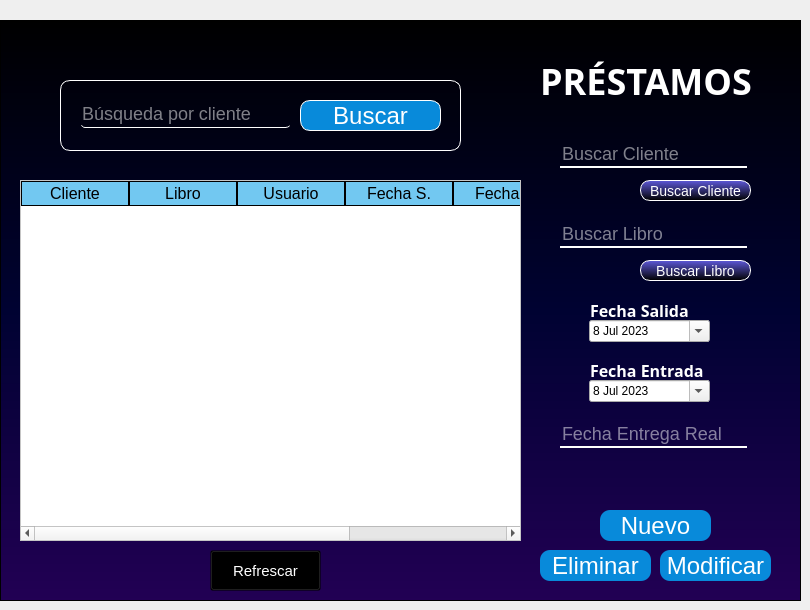
    <widget class="QWidget" name="Prestamos">
     <widget class="QFrame" name="frame_14">
      <property name="enabled">
       <bool>true</bool>
      </property>
      <property name="geometry">
       <rect>
        <x>0</x>
        <y>20</y>
        <width>801</width>
        <height>581</height>
       </rect>
      </property>
      <property name="styleSheet">
       <string notr="true">
#frame_14
{
background-color: qlineargradient(spread:pad, x1:0, y1:0, x2:0, y2:1, stop:0 #000000, stop:0.5 #000232, stop:1 #220054);
}

QLabel{
font-family: Aharoni;
font-weight: bold;
color: white;
font-size: 36px;
background: transparent;
}

#label_21,  #label_22{
font-family: Aharoni;
color: white;
font-size: 16px;
}


#BuscarP{
background-color: #088ADA;
font-family: Tahoma;
color: white;
font-size: 24px;
border-radius: 10px;
}

#EliminarP{
background-color: #088ADA;
font-family: Tahoma;
color: white;
font-size: 24px;
border-radius: 10px;
}

#NuevoP{
background-color: #088ADA;
font-family: Tahoma;
color: white;
font-size: 24px;
border-radius: 10px;
}

#ModificarP{
background-color: #088ADA;
font-family: Tahoma;
color: white;
font-size: 24px;
border-radius: 10px;
}

QLineEdit{
background: transparent;
border: none; 
border-bottom: 2px solid white;
color: white;
font-family: Tahoma;
font-size: 18px;
}

#Busca_cliente_prestamo{
background-color:  qlineargradient(spread:pad, x1:0, y1:0, x2:0, y2:1, stop:0 #5D58D7, stop:1 #000000);
font-family: Tahoma;
color: white;
font-size: 14px;
border-radius: 10px;
border: 1px solid white;
}

#Busca_cliente_prestamo:pressed{
 background: white;
border-radius: 10px;
color: black;
border: 1px solid purple;
}

#Busca_libro_prestamo {
background-color:  qlineargradient(spread:pad, x1:0, y1:0, x2:0, y2:1, stop:0 #5D58D7, stop:1 #000000);
font-family: Tahoma;
color: white;
font-size: 14px;
border-radius: 10px;
border: 1px solid white;
}

#Busca_libro_prestamo:pressed{
 background: white;
border-radius: 10px;
color: black;
border: 1px solid purple;
}

#Busca_usuario_prestamo {
background-color:  qlineargradient(spread:pad, x1:0, y1:0, x2:0, y2:1, stop:0 #5D58D7, stop:1 #000000);
font-family: Tahoma;
color: white;
font-size: 14px;
border-radius: 10px;
border: 1px solid white;
}

#Busca_usuario_prestamo:pressed{
 background: white;
border-radius: 10px;
color: black;
border: 1px solid purple;
}

QTableWidget{
background-color: rgb(255, 255, 255);
	color: rgb(0, 0, 0);
gridline-color: #72c8f1;
font-size:12pt;

}

QHeaderView::section{
background-color: #72c8f1;
border: 1px solid black;
font-size:12pt;
}

QTableWidget QTableCornerButton::section{
background-color: rgb(0, 0, 0);
border: 1px solid  #72c8f1;
}

QPushButton{
background: transparent;
color: rgb(255, 255, 255);
font-family: Tahoma;
font-size: 15px;
 }

QPushButton:pressed {
 background: white;
border-radius: 10px;
color: black;
border: 1px solid purple;
}




</string>
      </property>
      <property name="frameShape">
       <enum>QFrame::StyledPanel</enum>
      </property>
      <property name="frameShadow">
       <enum>QFrame::Raised</enum>
      </property>
      <widget class="QFrame" name="frame_16">
       <property name="geometry">
        <rect>
         <x>60</x>
         <y>60</y>
         <width>401</width>
         <height>71</height>
        </rect>
       </property>
       <property name="styleSheet">
        <string notr="true">border-radius: 10px;
border: 1px solid white ;</string>
       </property>
       <property name="frameShape">
        <enum>QFrame::StyledPanel</enum>
       </property>
       <property name="frameShadow">
        <enum>QFrame::Raised</enum>
       </property>
       <widget class="QPushButton" name="BuscarP">
        <property name="geometry">
         <rect>
          <x>240</x>
          <y>20</y>
          <width>141</width>
          <height>31</height>
         </rect>
        </property>
        <property name="cursor">
         <cursorShape>PointingHandCursor</cursorShape>
        </property>
        <property name="text">
         <string>Buscar</string>
        </property>
       </widget>
       <widget class="QLineEdit" name="lineEdit_16">
        <property name="enabled">
         <bool>true</bool>
        </property>
        <property name="geometry">
         <rect>
          <x>20</x>
          <y>20</y>
          <width>211</width>
          <height>28</height>
         </rect>
        </property>
        <property name="autoFillBackground">
         <bool>false</bool>
        </property>
        <property name="styleSheet">
         <string notr="true">border:none;
border-bottom: 1px solid white;
border-radius: 5px;</string>
        </property>
        <property name="text">
         <string/>
        </property>
        <property name="maxLength">
         <number>30</number>
        </property>
        <property name="echoMode">
         <enum>QLineEdit::Normal</enum>
        </property>
        <property name="placeholderText">
         <string>Búsqueda por cliente</string>
        </property>
        <property name="cursorMoveStyle">
         <enum>Qt::LogicalMoveStyle</enum>
        </property>
        <property name="clearButtonEnabled">
         <bool>true</bool>
        </property>
       </widget>
      </widget>
      <widget class="QLabel" name="label_6">
       <property name="geometry">
        <rect>
         <x>540</x>
         <y>40</y>
         <width>241</width>
         <height>41</height>
        </rect>
       </property>
       <property name="text">
        <string>PRÉSTAMOS</string>
       </property>
      </widget>
      <widget class="QPushButton" name="EliminarP">
       <property name="geometry">
        <rect>
         <x>540</x>
         <y>530</y>
         <width>111</width>
         <height>31</height>
        </rect>
       </property>
       <property name="cursor">
        <cursorShape>PointingHandCursor</cursorShape>
       </property>
       <property name="text">
        <string>Eliminar</string>
       </property>
      </widget>
      <widget class="QLineEdit" name="buscar_Libro">
       <property name="enabled">
        <bool>true</bool>
       </property>
       <property name="geometry">
        <rect>
         <x>560</x>
         <y>200</y>
         <width>187</width>
         <height>28</height>
        </rect>
       </property>
       <property name="autoFillBackground">
        <bool>false</bool>
       </property>
       <property name="styleSheet">
        <string notr="true">#placeholderText{
color: white;
}</string>
       </property>
       <property name="text">
        <string/>
       </property>
       <property name="maxLength">
        <number>45</number>
       </property>
       <property name="placeholderText">
        <string>Buscar Libro</string>
       </property>
       <property name="cursorMoveStyle">
        <enum>Qt::LogicalMoveStyle</enum>
       </property>
       <property name="clearButtonEnabled">
        <bool>true</bool>
       </property>
      </widget>
      <widget class="QLineEdit" name="buscar_Cleinte">
       <property name="enabled">
        <bool>true</bool>
       </property>
       <property name="geometry">
        <rect>
         <x>560</x>
         <y>120</y>
         <width>187</width>
         <height>28</height>
        </rect>
       </property>
       <property name="autoFillBackground">
        <bool>false</bool>
       </property>
       <property name="styleSheet">
        <string notr="true">#placeholderText{
color: white;
}</string>
       </property>
       <property name="text">
        <string/>
       </property>
       <property name="maxLength">
        <number>20</number>
       </property>
       <property name="placeholderText">
        <string>Buscar Cliente</string>
       </property>
       <property name="cursorMoveStyle">
        <enum>Qt::LogicalMoveStyle</enum>
       </property>
       <property name="clearButtonEnabled">
        <bool>true</bool>
       </property>
      </widget>
      <widget class="QPushButton" name="NuevoP">
       <property name="geometry">
        <rect>
         <x>600</x>
         <y>490</y>
         <width>111</width>
         <height>31</height>
        </rect>
       </property>
       <property name="cursor">
        <cursorShape>PointingHandCursor</cursorShape>
       </property>
       <property name="text">
        <string>Nuevo</string>
       </property>
      </widget>
      <widget class="QPushButton" name="ModificarP">
       <property name="geometry">
        <rect>
         <x>660</x>
         <y>530</y>
         <width>111</width>
         <height>31</height>
        </rect>
       </property>
       <property name="cursor">
        <cursorShape>PointingHandCursor</cursorShape>
       </property>
       <property name="text">
        <string>Modificar</string>
       </property>
      </widget>
      <widget class="QTableWidget" name="tabla_Prestamos">
       <property name="geometry">
        <rect>
         <x>20</x>
         <y>160</y>
         <width>501</width>
         <height>361</height>
        </rect>
       </property>
       <property name="editTriggers">
        <set>QAbstractItemView::NoEditTriggers</set>
       </property>
       <attribute name="horizontalHeaderDefaultSectionSize">
        <number>108</number>
       </attribute>
       <attribute name="horizontalHeaderMinimumSectionSize">
        <number>39</number>
       </attribute>
       <column>
        <property name="text">
         <string>Cliente</string>
        </property>
       </column>
       <column>
        <property name="text">
         <string>Libro</string>
        </property>
       </column>
       <column>
        <property name="text">
         <string>Usuario</string>
        </property>
       </column>
       <column>
        <property name="text">
         <string>Fecha S.</string>
        </property>
       </column>
       <column>
        <property name="text">
         <string>Fecha E.</string>
        </property>
       </column>
       <column>
        <property name="text">
         <string>Fecha E.Real</string>
        </property>
       </column>
      </widget>
      <widget class="QPushButton" name="Busca_cliente_prestamo">
       <property name="geometry">
        <rect>
         <x>640</x>
         <y>160</y>
         <width>111</width>
         <height>21</height>
        </rect>
       </property>
       <property name="cursor">
        <cursorShape>PointingHandCursor</cursorShape>
       </property>
       <property name="text">
        <string>Buscar Cliente</string>
       </property>
      </widget>
      <widget class="QPushButton" name="Busca_libro_prestamo">
       <property name="geometry">
        <rect>
         <x>640</x>
         <y>240</y>
         <width>111</width>
         <height>21</height>
        </rect>
       </property>
       <property name="cursor">
        <cursorShape>PointingHandCursor</cursorShape>
       </property>
       <property name="text">
        <string>Buscar Libro</string>
       </property>
      </widget>
      <widget class="QPushButton" name="RefrescarP">
       <property name="geometry">
        <rect>
         <x>210</x>
         <y>530</y>
         <width>111</width>
         <height>41</height>
        </rect>
       </property>
       <property name="cursor">
        <cursorShape>PointingHandCursor</cursorShape>
       </property>
       <property name="styleSheet">
        <string notr="true"/>
       </property>
       <property name="text">
        <string>Refrescar</string>
       </property>
       <property name="icon">
        <iconset>
         <normaloff>imagen4.png</normaloff>imagen4.png</iconset>
       </property>
       <property name="iconSize">
        <size>
         <width>32</width>
         <height>32</height>
        </size>
       </property>
      </widget>
      <widget class="QLineEdit" name="fecha_ER">
       <property name="enabled">
        <bool>true</bool>
       </property>
       <property name="geometry">
        <rect>
         <x>560</x>
         <y>400</y>
         <width>187</width>
         <height>28</height>
        </rect>
       </property>
       <property name="autoFillBackground">
        <bool>false</bool>
       </property>
       <property name="styleSheet">
        <string notr="true">#placeholderText{
color: white;
}</string>
       </property>
       <property name="text">
        <string/>
       </property>
       <property name="maxLength">
        <number>10</number>
       </property>
       <property name="placeholderText">
        <string>Fecha Entrega Real</string>
       </property>
       <property name="cursorMoveStyle">
        <enum>Qt::LogicalMoveStyle</enum>
       </property>
       <property name="clearButtonEnabled">
        <bool>true</bool>
       </property>
      </widget>
      <widget class="QDateEdit" name="dateEdit_2">
       <property name="geometry">
        <rect>
         <x>589</x>
         <y>300</y>
         <width>121</width>
         <height>22</height>
        </rect>
       </property>
       <property name="cursor">
        <cursorShape>PointingHandCursor</cursorShape>
       </property>
       <property name="calendarPopup">
        <bool>true</bool>
       </property>
       <property name="date">
        <date>
         <year>2023</year>
         <month>7</month>
         <day>8</day>
        </date>
       </property>
      </widget>
      <widget class="QDateEdit" name="dateEdit_3">
       <property name="geometry">
        <rect>
         <x>589</x>
         <y>360</y>
         <width>121</width>
         <height>22</height>
        </rect>
       </property>
       <property name="cursor">
        <cursorShape>PointingHandCursor</cursorShape>
       </property>
       <property name="calendarPopup">
        <bool>true</bool>
       </property>
       <property name="date">
        <date>
         <year>2023</year>
         <month>7</month>
         <day>8</day>
        </date>
       </property>
      </widget>
      <widget class="QLabel" name="label_21">
       <property name="geometry">
        <rect>
         <x>590</x>
         <y>280</y>
         <width>101</width>
         <height>20</height>
        </rect>
       </property>
       <property name="text">
        <string>Fecha Salida</string>
       </property>
      </widget>
      <widget class="QLabel" name="label_22">
       <property name="geometry">
        <rect>
         <x>590</x>
         <y>340</y>
         <width>121</width>
         <height>20</height>
        </rect>
       </property>
       <property name="text">
        <string>Fecha Entrada</string>
       </property>
      </widget>
     </widget>
    </widget>
